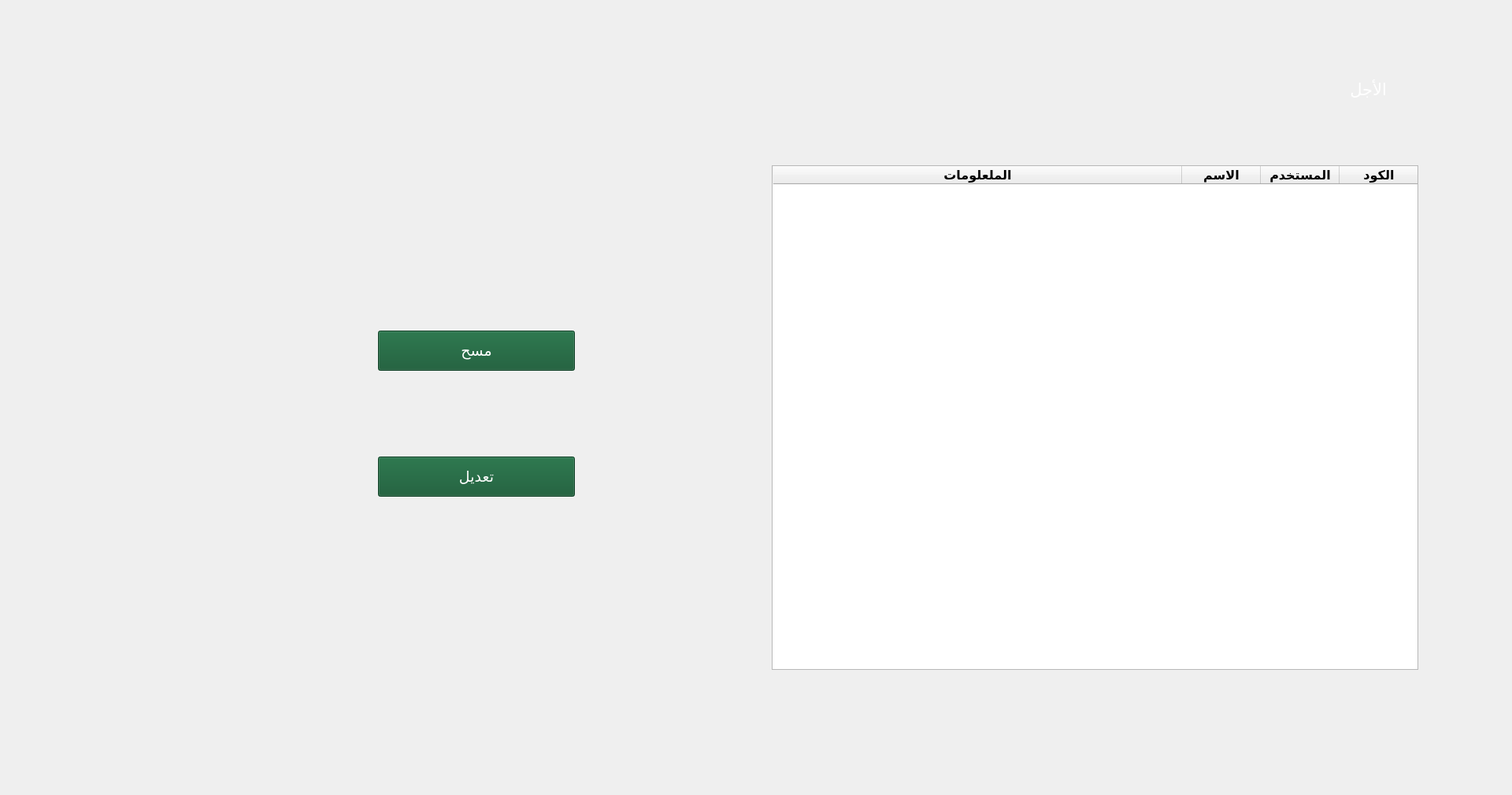
<?xml version="1.0" encoding="UTF-8"?>
<ui version="4.0">
 <class>editUser</class>
 <widget class="QMainWindow" name="editUser">
  <property name="geometry">
   <rect>
    <x>0</x>
    <y>0</y>
    <width>1920</width>
    <height>1010</height>
   </rect>
  </property>
  <property name="font">
   <font>
    <family>Emad-Diana eXtra</family>
    <pointsize>10</pointsize>
    <weight>75</weight>
    <bold>true</bold>
   </font>
  </property>
  <property name="windowTitle">
   <string>المستخدمين</string>
  </property>
  <widget class="QWidget" name="centralwidget">
   <widget class="QTableWidget" name="tableWidget">
    <property name="geometry">
     <rect>
      <x>980</x>
      <y>210</y>
      <width>821</width>
      <height>641</height>
     </rect>
    </property>
    <property name="layoutDirection">
     <enum>Qt::RightToLeft</enum>
    </property>
    <property name="styleSheet">
     <string notr="true">QTableWidget{
  background-color:#fffff;
  object-fit: contain;
  font-size: 20px;
  font-weight: normal;
  font-stretch: normal;
  font-style: normal;
  line-height: 0.04;
  letter-spacing: normal;
  text-align: center;
 selection-background-color: #0f552f;
  color: black;}</string>
    </property>
    <property name="selectionBehavior">
     <enum>QAbstractItemView::SelectRows</enum>
    </property>
    <attribute name="horizontalHeaderStretchLastSection">
     <bool>true</bool>
    </attribute>
    <attribute name="verticalHeaderVisible">
     <bool>false</bool>
    </attribute>
    <column>
     <property name="text">
      <string>الكود</string>
     </property>
     <property name="font">
      <font>
       <family>Emad-Diana eXtra</family>
       <pointsize>12</pointsize>
       <weight>75</weight>
       <bold>true</bold>
      </font>
     </property>
    </column>
    <column>
     <property name="text">
      <string>المستخدم</string>
     </property>
     <property name="font">
      <font>
       <family>Emad-Diana eXtra</family>
       <pointsize>12</pointsize>
       <weight>75</weight>
       <bold>true</bold>
      </font>
     </property>
    </column>
    <column>
     <property name="text">
      <string>الاسم</string>
     </property>
     <property name="font">
      <font>
       <family>Emad-Diana eXtra</family>
       <pointsize>12</pointsize>
       <weight>75</weight>
       <bold>true</bold>
      </font>
     </property>
    </column>
    <column>
     <property name="text">
      <string>الملعلومات</string>
     </property>
     <property name="font">
      <font>
       <family>Emad-Diana eXtra</family>
       <pointsize>12</pointsize>
       <weight>75</weight>
       <bold>true</bold>
      </font>
     </property>
    </column>
   </widget>
   <widget class="QLabel" name="label_5">
    <property name="geometry">
     <rect>
      <x>0</x>
      <y>0</y>
      <width>1920</width>
      <height>1010</height>
     </rect>
    </property>
    <property name="text">
     <string>&lt;html&gt;&lt;head/&gt;&lt;body&gt;&lt;p&gt;&lt;img src=&quot;:/backGround/1920X1030.png&quot;/&gt;&lt;/p&gt;&lt;/body&gt;&lt;/html&gt;</string>
    </property>
   </widget>
   <widget class="QLabel" name="label_2">
    <property name="geometry">
     <rect>
      <x>1770</x>
      <y>90</y>
      <width>47</width>
      <height>51</height>
     </rect>
    </property>
    <property name="text">
     <string>&lt;html&gt;&lt;head/&gt;&lt;body&gt;&lt;p&gt;&lt;img src=&quot;:/green rectangle/rectangle-3@3x.png&quot;/&gt;&lt;/p&gt;&lt;/body&gt;&lt;/html&gt;</string>
    </property>
   </widget>
   <widget class="QLabel" name="label">
    <property name="geometry">
     <rect>
      <x>1630</x>
      <y>88</y>
      <width>131</width>
      <height>51</height>
     </rect>
    </property>
    <property name="font">
     <font>
      <family>Emad-Diana eXtra</family>
      <pointsize>16</pointsize>
      <weight>50</weight>
      <italic>false</italic>
      <bold>false</bold>
     </font>
    </property>
    <property name="styleSheet">
     <string notr="true">QLabel{
 width: 156px;
  height: 26px;
  object-fit: contain;
  font-weight: normal;
  font-stretch: normal;
  font-style: normal;
  line-height: 0.04;
  letter-spacing: normal;
  text-align: right;
  color: #ffffff;}</string>
    </property>
    <property name="text">
     <string>الأجل</string>
    </property>
   </widget>
   <widget class="QPushButton" name="pushButton_delete">
    <property name="geometry">
     <rect>
      <x>480</x>
      <y>420</y>
      <width>250</width>
      <height>51</height>
     </rect>
    </property>
    <property name="font">
     <font>
      <family>Emad-Diana eXtra</family>
      <pointsize>14</pointsize>
      <weight>50</weight>
      <italic>false</italic>
      <bold>false</bold>
     </font>
    </property>
    <property name="styleSheet">
     <string notr="true"> QPushButton {
  object-fit: contain;

  font-weight: normal;
  font-stretch: normal;
  font-style: normal;
  line-height: 0.04;
  letter-spacing: normal;
  text-align: center;
  color: #ffffff;
    background-color: #0f552f;
	font
    border-style: solid;
    }

QPushButton:hover {

    }

QPushButton:pressed {
 
    }</string>
    </property>
    <property name="text">
     <string>مسح</string>
    </property>
   </widget>
   <widget class="QPushButton" name="pushButton_edit">
    <property name="geometry">
     <rect>
      <x>480</x>
      <y>580</y>
      <width>250</width>
      <height>51</height>
     </rect>
    </property>
    <property name="font">
     <font>
      <family>Emad-Diana eXtra</family>
      <pointsize>14</pointsize>
      <weight>50</weight>
      <italic>false</italic>
      <bold>false</bold>
     </font>
    </property>
    <property name="styleSheet">
     <string notr="true"> QPushButton {
  object-fit: contain;

  font-weight: normal;
  font-stretch: normal;
  font-style: normal;
  line-height: 0.04;
  letter-spacing: normal;
  text-align: center;
  color: #ffffff;
    background-color: #0f552f;
	font
    border-style: solid;
    }

QPushButton:hover {

    }

QPushButton:pressed {
 
    }</string>
    </property>
    <property name="text">
     <string>تعديل</string>
    </property>
   </widget>
   <widget class="QLabel" name="label_3">
    <property name="geometry">
     <rect>
      <x>1370</x>
      <y>940</y>
      <width>531</width>
      <height>20</height>
     </rect>
    </property>
    <property name="text">
     <string>&lt;html&gt;&lt;head/&gt;&lt;body&gt;&lt;p&gt;&lt;img src=&quot;:/copyRights/copyright-2020-cashier-all-rights-reserved@3x.png&quot;/&gt;&lt;/p&gt;&lt;/body&gt;&lt;/html&gt;</string>
    </property>
   </widget>
   <widget class="QLabel" name="label_4">
    <property name="geometry">
     <rect>
      <x>1330</x>
      <y>920</y>
      <width>31</width>
      <height>41</height>
     </rect>
    </property>
    <property name="text">
     <string>&lt;html&gt;&lt;head/&gt;&lt;body&gt;&lt;p&gt;&lt;img src=&quot;:/bottom logo/layer-7.png&quot;/&gt;&lt;/p&gt;&lt;/body&gt;&lt;/html&gt;</string>
    </property>
   </widget>
   <zorder>label_5</zorder>
   <zorder>tableWidget</zorder>
   <zorder>label_2</zorder>
   <zorder>label</zorder>
   <zorder>pushButton_delete</zorder>
   <zorder>pushButton_edit</zorder>
   <zorder>label_3</zorder>
   <zorder>label_4</zorder>
  </widget>
 </widget>
 <resources>
  <include location="resourceFiles_rc.qrc"/>
 </resources>
 <connections/>
</ui>
